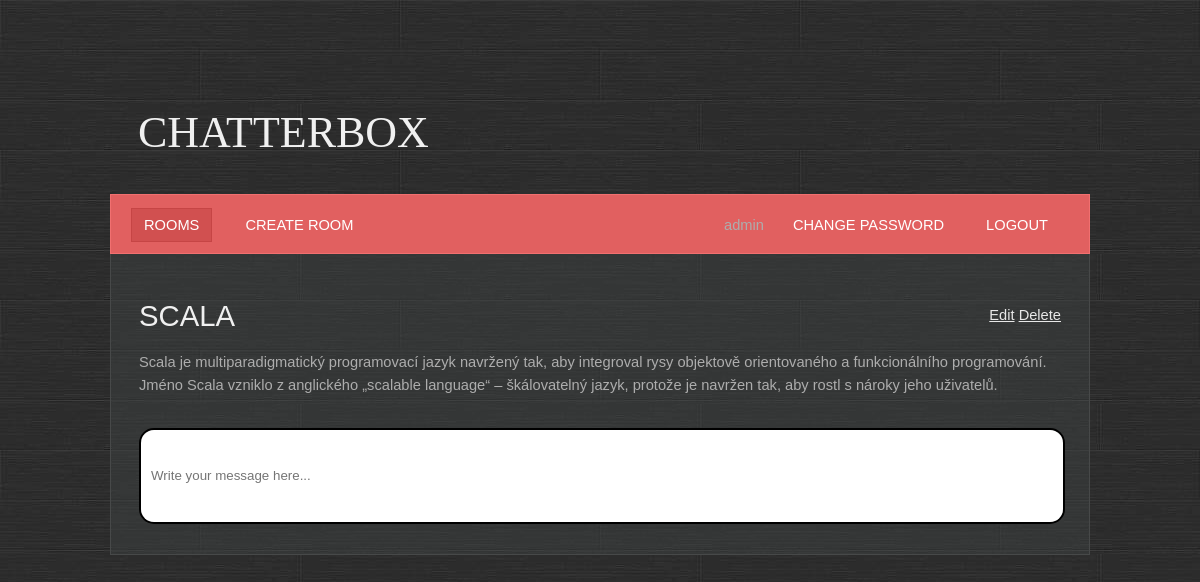
Page /room/detial/4/ (signed in) on the earlier database version.
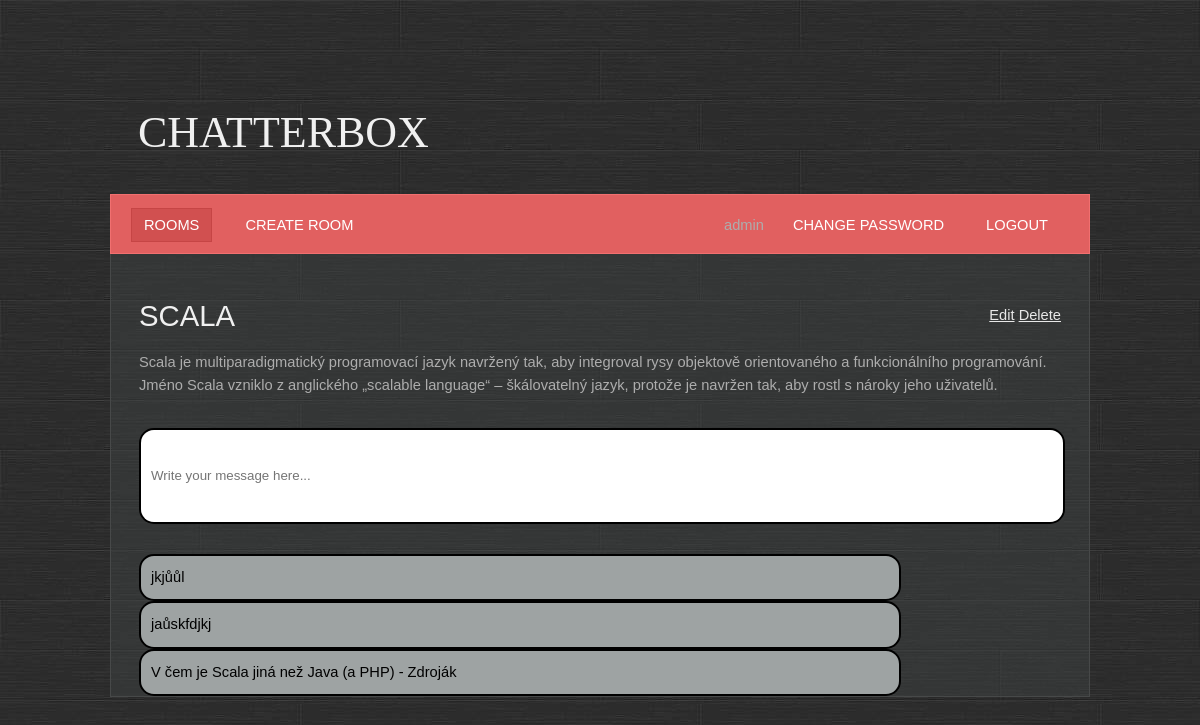
Same page on the later database version.
### base/models.py (models this page shows, shortened)
class Message(Model):
    body = models.TextField()
    room = models.ForeignKey(Room, on_delete=models.CASCADE)
    user = models.ForeignKey(User, on_delete=models.CASCADE)
    created = models.DateTimeField(auto_now_add=True)
    updated = models.DateTimeField(auto_now=True)
    class Meta:
        ordering = ['-created', 'body']

### base/views.py (the view, shortened to what this page needs)
# urls.py: path('room/detial/<pk>/', base.views.room, name='room'),
@login_required
def room(request, pk):
    room = Room.objects.get(id=pk)
    messages = room.message_set.all()
    context = {'room': room,
               'messages': messages}
    return render(request, template_name='base/room.html', context=context)

### base/templates/base/room.html (shortened to what this page needs)
{% extends 'main.html' %}
{% block content %}
    <div class="last-child">
                <a href="{% url 'room_update' room.id %}">Edit</a>
                <a href="{% url 'room_delete' room.id %}">Delete</a>
    </div>
    <h1>{{ room.name }}</h1>
    <br>
    <div class="box">{{ room.description }}</div>
    <div class="box room__message">
        <form method="post">
            <input name="body" placeholder="Write your message here..."/>
    </form>
    </div>
    {% for message in messages %}
        <div class="message">{{ message.body }}</div>
    {% endfor %}
{% endblock %}

Differences in the rows shown:
added Message: body "jkjůůl"
added Message: body "jaůskfdjkj"
added Message: body "V čem je Scala jiná než Java (a PHP) - Zdroják"
